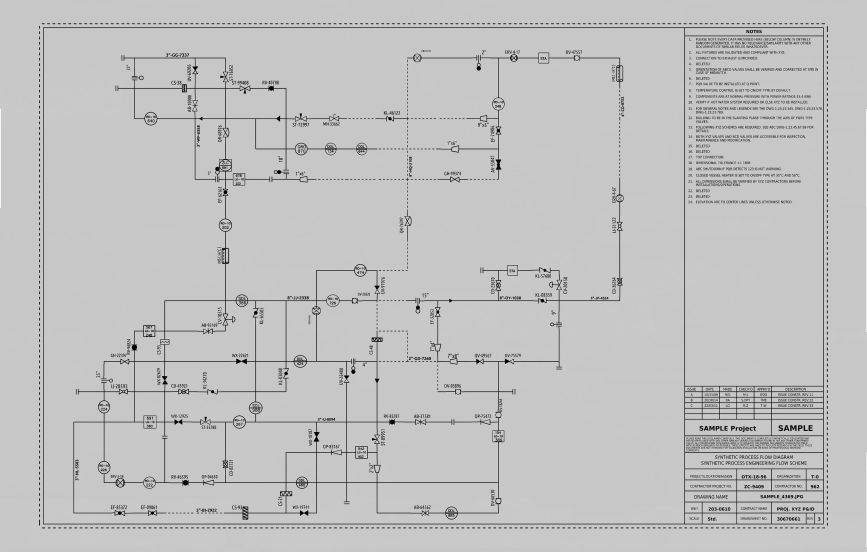
#> input picture apps/desktop/testapp/src/pid-corpus/0-display.jpg, 2600 x 1655 px (shown at 1/3 size)
$ python -i line_detector.py   (imports and definitions only)
#> lines starting #> are read from the running program, lines starting #| are printed output that depends on the picture; after the words box and inside, x2 and y2 are one past the last pixel; in counts of white or black regions, pixels touching at a corner belong together
from typing import List, Dict, Any, Tuple
import math
import cv2
import numpy as np

from .config import LINE_CONFIG


class LineDetector:
    def __init__(
        self,
        mode: str = None,
        binary_threshold: int = None,
        min_line_length: int = None,
        max_line_gap: int = None
    ):
        self.mode = mode or LINE_CONFIG.get("mode", "skeleton_walk")
        self.binary_threshold = binary_threshold or LINE_CONFIG["binary_threshold"]
        self.min_line_length = min_line_length or LINE_CONFIG["min_line_length"]
        self.max_line_gap = max_line_gap or LINE_CONFIG["max_line_gap"]
        self.connector_box_size = LINE_CONFIG["connector_box_size"]
        self.snap_tolerance = LINE_CONFIG["snap_tolerance"]

    def _extract_symbol_terminals(
        self,
        binary_img: np.ndarray,
        symbols: List[Dict[str, Any]],
        cluster_dist: float = 12.0
    ) -> List[Dict[str, Any]]:
        """
        Extracts genuine connector ports at the perimeter boundaries of detected symbols.
        Ground truth rule: 100% of connectors in P&ID diagrams are symbol terminal ports.
        """
        h, w = binary_img.shape[:2]
        raw_candidates = []

        for sym in symbols:
            s_id = sym.get("id")
            xmin, ymin, xmax, ymax = [int(round(v)) for v in sym["bbox"]]
            mid_x = (xmin + xmax) // 2
            mid_y = (ymin + ymax) // 2

            # Sample positions along each of the 4 borders
            # Left edge
            if xmin >= 15:
                for y in [mid_y, ymin + (ymax - ymin) // 4, ymin + 3 * (ymax - ymin) // 4]:
                    if 0 <= y < h:
                        strip = binary_img[max(0, y - 2):min(h, y + 3), max(0, xmin - 20):xmin]
                        if strip.size > 0 and np.mean(np.sum(strip > 0, axis=0) > 0) >= 0.60:
                            raw_candidates.append((float(xmin), float(y), s_id))
                            break

            # Right edge
            if xmax <= w - 15:
                for y in [mid_y, ymin + (ymax - ymin) // 4, ymin + 3 * (ymax - ymin) // 4]:
                    if 0 <= y < h:
                        strip = binary_img[max(0, y - 2):min(h, y + 3), xmax:min(w, xmax + 20)]
                        if strip.size > 0 and np.mean(np.sum(strip > 0, axis=0) > 0) >= 0.60:
                            raw_candidates.append((float(xmax), float(y), s_id))
                            break

            # Top edge
            if ymin >= 15:
                for x in [mid_x, xmin + (xmax - xmin) // 4, xmin + 3 * (xmax - xmin) // 4]:
                    if 0 <= x < w:
                        strip = binary_img[max(0, ymin - 20):ymin, max(0, x - 2):min(w, x + 3)]
                        if strip.size > 0 and np.mean(np.sum(strip > 0, axis=1) > 0) >= 0.60:
                            raw_candidates.append((float(x), float(ymin), s_id))
                            break

            # Bottom edge
            if ymax <= h - 15:
                for x in [mid_x, xmin + (xmax - xmin) // 4, xmin + 3 * (xmax - xmin) // 4]:
                    if 0 <= x < w:
                        strip = binary_img[ymax:min(h, ymax + 20), max(0, x - 2):min(w, x + 3)]
                        if strip.size > 0 and np.mean(np.sum(strip > 0, axis=1) > 0) >= 0.60:
                            raw_candidates.append((float(x), float(ymax), s_id))
                            break

        # Cluster candidate terminals
        clustered = []
        for cx, cy, s_id in raw_candidates:
            matched = False
            for c in clustered:
                if math.hypot(cx - c["x"], cy - c["y"]) <= cluster_dist and c["parent_sym"] == s_id:
                    matched = True
                    break
            if not matched:
                clustered.append({"x": cx, "y": cy, "parent_sym": s_id})

        half_box = self.connector_box_size // 2
        connectors = []
        for idx, c in enumerate(clustered):
            ix, iy = int(round(c["x"])), int(round(c["y"]))
            connectors.append({
                "id": f"connector_{idx + 1}",
                "label": "connector",
                "x": ix,
                "y": iy,
                "parent_sym": c["parent_sym"],
                "bbox": [ix - half_box, iy - half_box, ix + half_box, iy + half_box]
            })

        return connectors

    def _extract_crossings(
        self,
        binary_img: np.ndarray,
        symbols: List[Dict[str, Any]],
        text_boxes: List[List[float]] = None,
        cluster_dist: float = 15.0
    ) -> List[Dict[str, Any]]:
        half_box = self.connector_box_size // 2
        text_boxes = text_boxes or []

        # Mask out interior of symbols and text boxes first to prevent text merging
        masked_binary = binary_img.copy()
        for sym in symbols:
            xmin, ymin, xmax, ymax = [int(round(v)) for v in sym["bbox"]]
            cv2.rectangle(masked_binary, (xmin + 2, ymin + 2), (xmax - 2, ymax - 2), 0, -1)
        for box in text_boxes:
            xmin, ymin, xmax, ymax = [int(round(v)) for v in box]
            cv2.rectangle(masked_binary, (max(0, xmin - 2), max(0, ymin - 2)), (xmax + 2, ymax + 2), 0, -1)

        # Directional gap bridging so dotted/dashed pipelines form valid crossing junctions
        h_close_kernel = cv2.getStructuringElement(cv2.MORPH_RECT, (21, 1))
        v_close_kernel = cv2.getStructuringElement(cv2.MORPH_RECT, (1, 21))
        h_bridged = cv2.morphologyEx(masked_binary, cv2.MORPH_CLOSE, h_close_kernel)
        v_bridged = cv2.morphologyEx(masked_binary, cv2.MORPH_CLOSE, v_close_kernel)

        # Horizontal lines (>=35px)
        h_kernel = cv2.getStructuringElement(cv2.MORPH_RECT, (35, 1))
        h_lines = cv2.morphologyEx(h_bridged, cv2.MORPH_OPEN, h_kernel)

        # Vertical lines (>=35px)
        v_kernel = cv2.getStructuringElement(cv2.MORPH_RECT, (1, 35))
        v_lines = cv2.morphologyEx(v_bridged, cv2.MORPH_OPEN, v_kernel)

        intersections = cv2.bitwise_and(h_lines, v_lines)

        num_labels, labels, stats, centroids = cv2.connectedComponentsWithStats(intersections)

        raw_crossings = []
        for i in range(1, num_labels):
            cx, cy = centroids[i]
            raw_crossings.append((float(cx), float(cy)))

        # Cluster nearby crossing centroids
        clustered = []
        for cx, cy in raw_crossings:
            matched = False
            for c in clustered:
                if math.hypot(cx - c[0], cy - c[1]) <= cluster_dist:
                    matched = True
                    break
            if not matched:
                clustered.append((cx, cy))

        crossings = []
        for idx, (cx, cy) in enumerate(clustered):
            ix, iy = int(round(cx)), int(round(cy))
            crossings.append({
                "id": f"crossing_{idx + 1}",
                "label": "crossing",
                "x": ix,
                "y": iy,
                "bbox": [ix - half_box, iy - half_box, ix + half_box, iy + half_box]
            })

        return crossings

    def _classify_corridor_ink(
        self,
        raw_strip: np.ndarray,
        bridged_strip: np.ndarray,
        axis: int
    ) -> Tuple[bool, str]:
        """
        Analyzes ink continuity and periodic gap distribution along an orthogonal corridor.
        Combines directional morphological bridging and gap run-length profiling.
        Returns:
            (is_valid: bool, edge_label: str)
            where edge_label is 'solid' or 'non-solid'.
        """
        if raw_strip.size == 0 or bridged_strip.size == 0:
            return False, "solid"

        raw_profile = np.sum(raw_strip > 0, axis=axis) > 0
        bridged_profile = np.sum(bridged_strip > 0, axis=axis) > 0

        bridged_density = float(np.mean(bridged_profile))
        raw_density = float(np.mean(raw_profile))

        # If even bridged corridor lacks substantial ink, reject
        if bridged_density < 0.55:
            return False, "solid"

        # Calculate contiguous whitespace gaps in raw profile
        gaps = []
        curr_gap = 0
        for val in raw_profile:
            if not val:
                curr_gap += 1
            else:
                if curr_gap > 0:
                    gaps.append(curr_gap)
                    curr_gap = 0
        if curr_gap > 0:
            gaps.append(curr_gap)

        # Gaps that are significant (>= 6px, typical of dotted/dashed lines in P&ID)
        sig_gaps = [g for g in gaps if g >= 6]

        # Classification rule:
        # Repeating significant gaps with raw density < 0.70 -> verified non-solid (dotted/dashed)
        if len(sig_gaps) >= 2 and raw_density < 0.70:
            return True, "non-solid"
        elif len(sig_gaps) >= 1 and 0.20 <= raw_density <= 0.60:
            return True, "non-solid"
        elif raw_density >= 0.60:
            return True, "solid"
        elif bridged_density >= 0.70 and raw_density >= 0.25:
            return True, "non-solid"

        return False, "solid"

    def _trace_skeleton_walk(
        self,
        binary_img: np.ndarray,
        symbols: List[Dict[str, Any]],
        connectors: List[Dict[str, Any]],
        crossings: List[Dict[str, Any]]
    ) -> List[Dict[str, Any]]:
        """
        Option 1: Symbol-Terminal Guided Tracing & Orthogonal Skeleton Walking
        with Directional Gap Bridging and Edge Classification (solid vs non-solid).
        """
        h, w = binary_img.shape[:2]
        edges = []

        for c in connectors:
            if c.get("parent_sym"):
                edges.append({
                    "source": c["parent_sym"],
                    "target": c["id"],
                    "edge_label": "solid"
                })

        pipe_nodes = connectors + crossings
        pipe_node_map = {n["id"]: n for n in pipe_nodes}

        # 1. Directional morphological gap bridging (25x1 horizontal, 1x25 vertical)
        h_close_kernel = cv2.getStructuringElement(cv2.MORPH_RECT, (25, 1))
        v_close_kernel = cv2.getStructuringElement(cv2.MORPH_RECT, (1, 25))
        h_bridged = cv2.morphologyEx(binary_img, cv2.MORPH_CLOSE, h_close_kernel)
        v_bridged = cv2.morphologyEx(binary_img, cv2.MORPH_CLOSE, v_close_kernel)

        # Bin nodes by horizontal coordinate (within 4px)
        h_bins = {}
        for n in pipe_nodes:
            cy = n["y"]
            bin_y = None
            for y in h_bins:
                if abs(cy - y) <= 4:
                    bin_y = y
                    break
            if bin_y is None:
                bin_y = cy
                h_bins[bin_y] = []
            h_bins[bin_y].append(n["id"])

        # Bin nodes by vertical coordinate (within 4px)
        v_bins = {}
        for n in pipe_nodes:
            cx = n["x"]
            bin_x = None
            for x in v_bins:
                if abs(cx - x) <= 4:
                    bin_x = x
                    break
            if bin_x is None:
                bin_x = cx
                v_bins[bin_x] = []
            v_bins[bin_x].append(n["id"])

        added_pipe_edges = set()

        # Check horizontal segments
        for bin_y, nids in h_bins.items():
            if len(nids) < 2:
                continue
            sorted_nids = sorted(nids, key=lambda nid: pipe_node_map[nid]["x"])
            for i in range(len(sorted_nids) - 1):
                u, v = sorted_nids[i], sorted_nids[i + 1]
                x1 = pipe_node_map[u]["x"]
                x2 = pipe_node_map[v]["x"]
                if x2 - x1 < 10:
                    continue

                has_block = False
                for sym in symbols:
                    sx1, sy1, sx2, sy2 = sym["bbox"]
                    if sx1 < x2 - 5 and sx2 > x1 + 5 and sy1 < bin_y + 4 and sy2 > bin_y - 4:
                        has_block = True
                        break
                if has_block:
                    continue

                raw_strip = binary_img[max(0, bin_y - 2):min(h, bin_y + 3), x1 + 5:x2 - 5]
                bridged_strip = h_bridged[max(0, bin_y - 2):min(h, bin_y + 3), x1 + 5:x2 - 5]
                is_valid, edge_label = self._classify_corridor_ink(raw_strip, bridged_strip, axis=0)

                if is_valid:
                    pair = (min(u, v), max(u, v))
                    if pair not in added_pipe_edges:
                        added_pipe_edges.add(pair)
                        edges.append({"source": u, "target": v, "edge_label": edge_label})

        # Check vertical segments
        for bin_x, nids in v_bins.items():
            if len(nids) < 2:
                continue
            sorted_nids = sorted(nids, key=lambda nid: pipe_node_map[nid]["y"])
            for i in range(len(sorted_nids) - 1):
                u, v = sorted_nids[i], sorted_nids[i + 1]
                y1 = pipe_node_map[u]["y"]
                y2 = pipe_node_map[v]["y"]
                if y2 - y1 < 10:
                    continue

                has_block = False
                for sym in symbols:
                    sx1, sy1, sx2, sy2 = sym["bbox"]
                    if sy1 < y2 - 5 and sy2 > y1 + 5 and sx1 < bin_x + 4 and sx2 > bin_x - 4:
                        has_block = True
                        break
                if has_block:
                    continue

                raw_strip = binary_img[y1 + 5:y2 - 5, max(0, bin_x - 2):min(w, bin_x + 3)]
                bridged_strip = v_bridged[y1 + 5:y2 - 5, max(0, bin_x - 2):min(w, bin_x + 3)]
                is_valid, edge_label = self._classify_corridor_ink(raw_strip, bridged_strip, axis=1)

                if is_valid:
                    pair = (min(u, v), max(u, v))
                    if pair not in added_pipe_edges:
                        added_pipe_edges.add(pair)
                        edges.append({"source": u, "target": v, "edge_label": edge_label})

        return edges


    # [54 lines left out: function _trace_morphological_vector, not called in this run]

    def extract_lines_and_junctions(
        self,
        image_path: str,
        symbols: List[Dict[str, Any]] = None,
        symbol_boxes: List[List[float]] = None,
        text_boxes: List[List[float]] = None
    ) -> Dict[str, Any]:
        if symbols is None:
            if symbol_boxes is not None:
                symbols = [{"id": f"sym_{i+1}", "label": "general", "bbox": b} for i, b in enumerate(symbol_boxes)]
            else:
                symbols = []
        img = cv2.imread(image_path)
#> img is the input picture: shape (1655, 2600, 3); min 0, max 255, mean 193.1
        if img is None:
            raise FileNotFoundError(f"Could not load image: {image_path}")

        gray = cv2.cvtColor(img, cv2.COLOR_BGR2GRAY)
        _, binary = cv2.threshold(gray, self.binary_threshold, 255, cv2.THRESH_BINARY_INV)
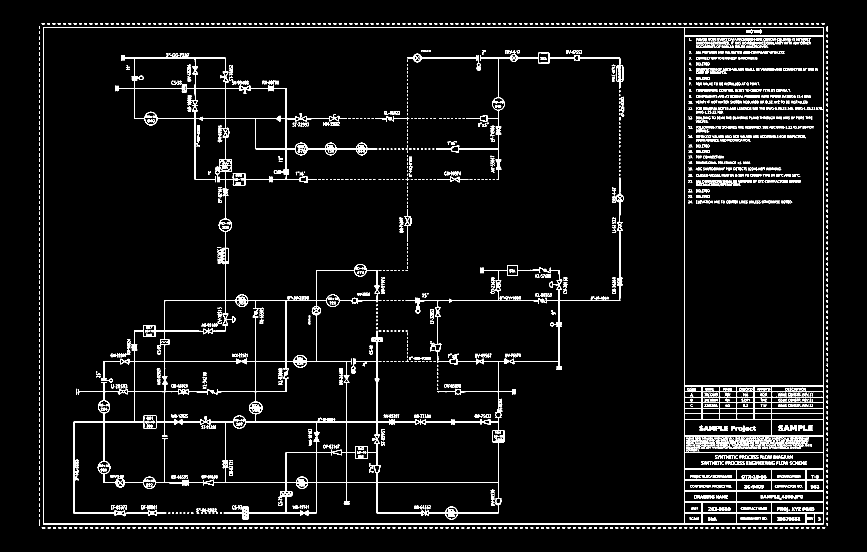
#> binary: shape (1655, 2600) (shown at 1/3 size); 4.1% white in thin lines or dots, all inside (x1, y1, x2, y2) = (117, 70, 2484, 1585)

        # Directional gap bridging for terminal extraction so dotted line nozzles are detected
        h_close_kernel = cv2.getStructuringElement(cv2.MORPH_RECT, (25, 1))
        v_close_kernel = cv2.getStructuringElement(cv2.MORPH_RECT, (1, 25))
        h_bridged = cv2.morphologyEx(binary, cv2.MORPH_CLOSE, h_close_kernel)
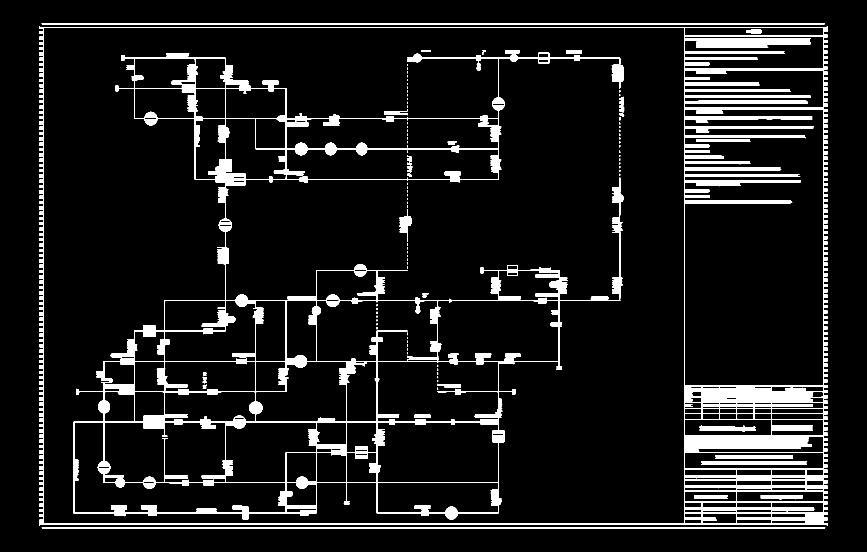
#> h_bridged: shape (1655, 2600) (shown at 1/3 size); 7.7% white; 134 white regions (75 under 20 px), largest, box (x1, y1, x2, y2) and area: (220, 158, 1871, 1559) 142964, (117, 78, 2484, 1577) 141184, (125, 1582, 2476, 1585) 7049
        v_bridged = cv2.morphologyEx(binary, cv2.MORPH_CLOSE, v_close_kernel)
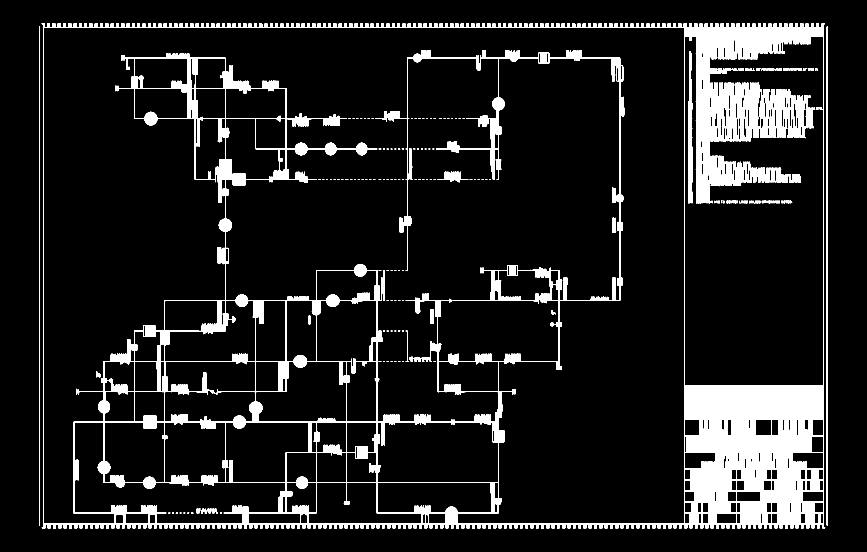
#> v_bridged: shape (1655, 2600) (shown at 1/3 size); 10.1% white; 238 white regions (131 under 20 px), largest, box (x1, y1, x2, y2) and area: (125, 70, 2476, 1585) 394253, (2344, 267, 2440, 414) 6502, (2276, 267, 2347, 414) 5820
        bridged_terminals = cv2.bitwise_or(h_bridged, v_bridged)
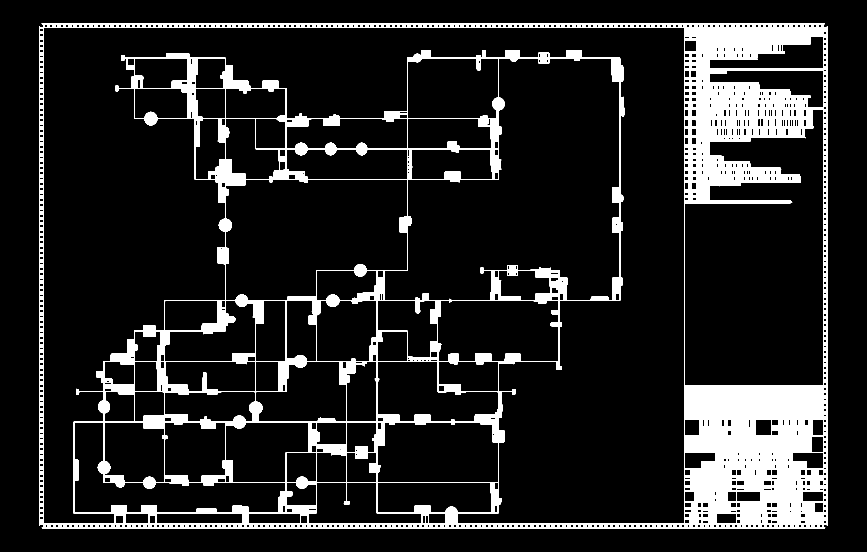
#> bridged_terminals: shape (1655, 2600) (shown at 1/3 size); 12% white; 1 white region, box (x1, y1, x2, y2) and area: (117, 70, 2484, 1585) 514946

        connectors = self._extract_symbol_terminals(bridged_terminals, symbols, cluster_dist=12.0)
#> after the loop in _extract_symbol_terminals, `for sym in symbols:`: raw_candidates = []
#> connectors = []
        print(f"[LineDetector] Extracted {len(connectors)} symbol terminal connector ports.")
#| [LineDetector] Extracted 0 symbol terminal connector ports.

        crossings = self._extract_crossings(binary, symbols, text_boxes, cluster_dist=15.0)
#> in _extract_crossings, `v_close_kernel = cv2.getStructuringElement(cv2.MORPH_RECT, (1, 21))`: v_close_kernel = 21 values from 1 to 1
#> in _extract_crossings, `h_bridged = cv2.morphologyEx(masked_binary, cv2.MORPH_CLOSE, h_close_k..`:
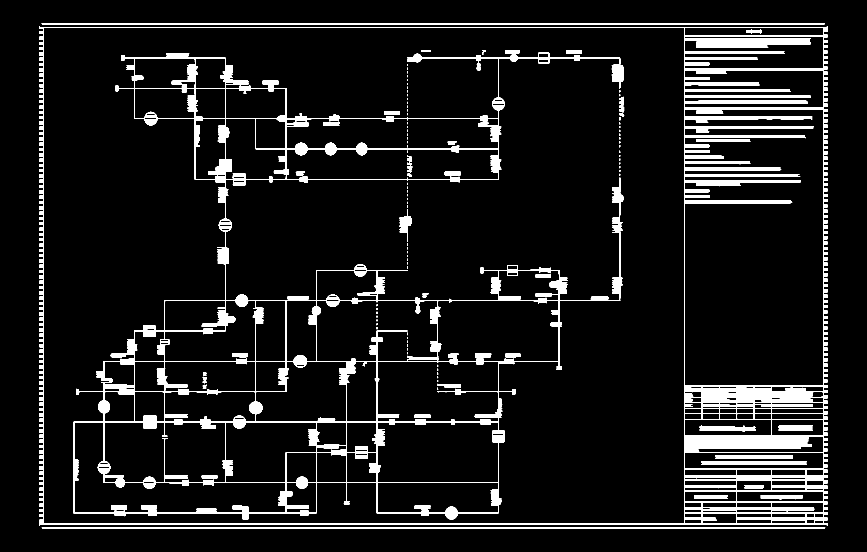
#> h_bridged: shape (1655, 2600) (shown at 1/3 size); 7.4% white; 144 white regions (77 under 20 px), largest, box (x1, y1, x2, y2) and area: (117, 78, 2484, 1577) 136161, (220, 158, 1871, 1559) 131431, (125, 1582, 2476, 1585) 7049
#> in _extract_crossings, `v_bridged = cv2.morphologyEx(masked_binary, cv2.MORPH_CLOSE, v_close_k..`:
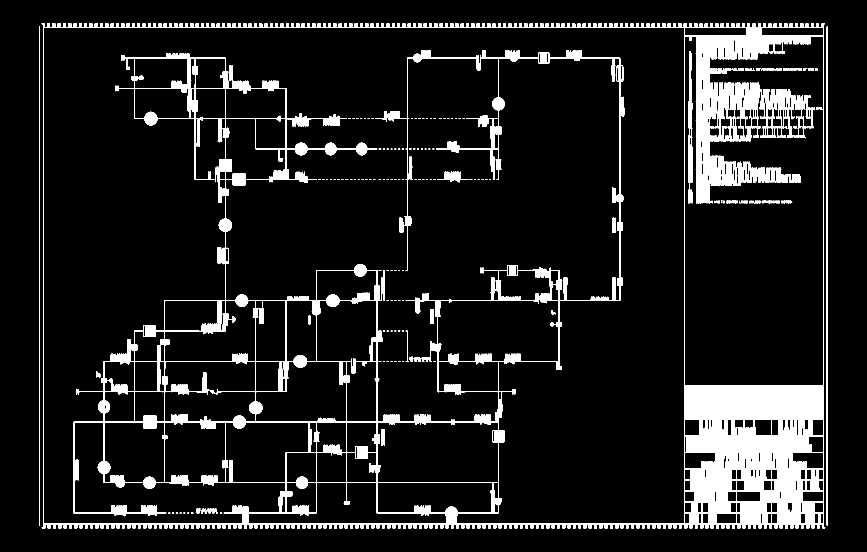
#> v_bridged: shape (1655, 2600) (shown at 1/3 size); 9.3% white; 297 white regions (146 under 20 px), largest, box (x1, y1, x2, y2) and area: (125, 70, 2476, 1585) 354835, (2146, 248, 2280, 425) 10058, (2480, 78, 2484, 1577) 4529
#> in _extract_crossings, `h_lines = cv2.morphologyEx(h_bridged, cv2.MORPH_OPEN, h_kernel)`:
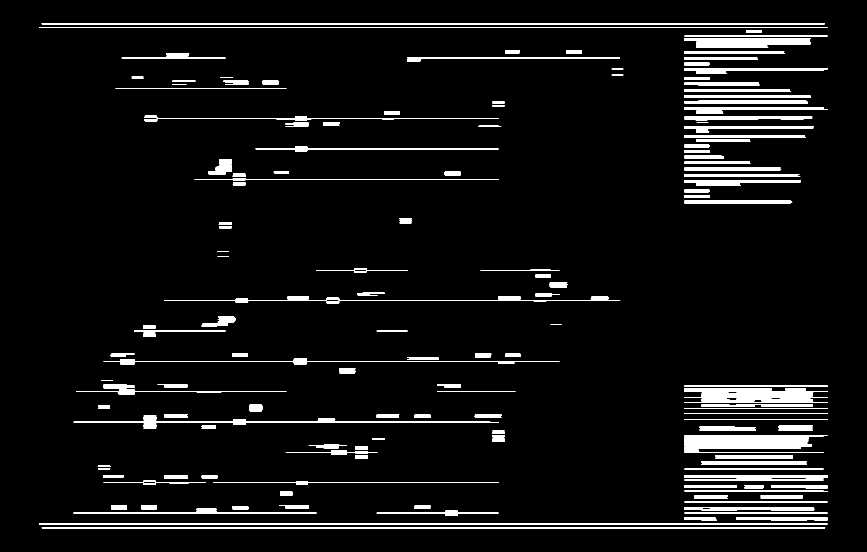
#> h_lines: shape (1655, 2600) (shown at 1/3 size); 4.9% white; 215 white regions, largest, box (x1, y1, x2, y2) and area: (125, 1582, 2476, 1585) 7049, (125, 70, 2475, 73) 7048, (117, 82, 2483, 84) 4732
#> in _extract_crossings, `v_kernel = cv2.getStructuringElement(cv2.MORPH_RECT, (1, 35))`: v_kernel = 35 values from 1 to 1
#> (the rest of the program and of its run is left out)
